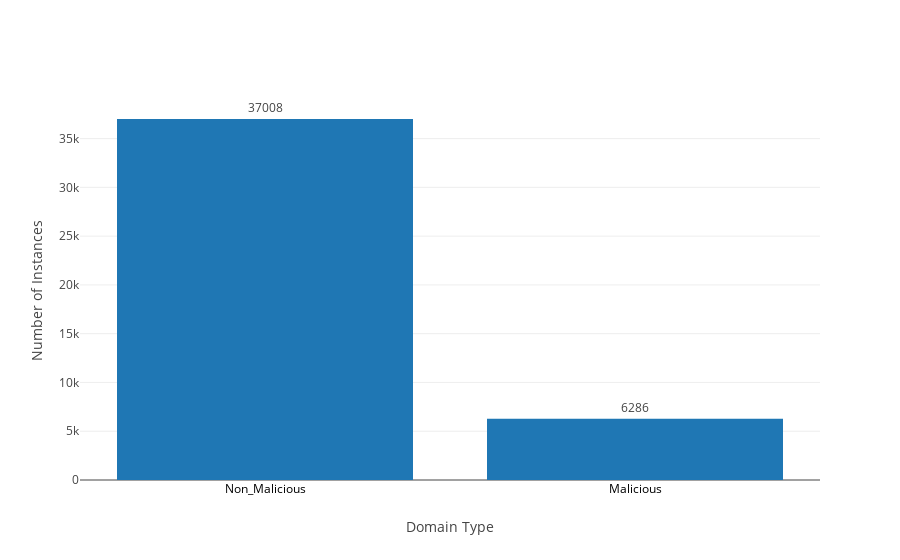

This figure's notebook cell:
### Markdown cell above
#### Let us analyze the balance of classes

### Code cell
data = [go.Bar(x=df.Target.value_counts().index.values,
               y=df.Target.value_counts().values,
               text=df.Target.value_counts().values,
               textposition = 'outside',
            )]
layout = go.Layout( xaxis=dict(title='Domain Type',tickfont=dict(size=12,color='black')),
                    yaxis=dict(title='Number of Instances'))
fig = go.Figure(data=data, layout=layout)
iplot(fig)

### Figure 1 — Plotly figure (JSON) as saved in the notebook; plotly's stock layout.template omitted (floating-point values rounded to 4 significant figures)
{"data": [{"text": [37008, 6286], "textposition": "outside", "type": "bar", "uid": "9e3b4145-b06b-4105-88a2-5b0922263ba5", "x": ["Non_Malicious", "Malicious"], "y": [37008, 6286]}], "layout": {"xaxis": {"tickfont": {"color": "black", "size": 12}, "title": "Domain Type"}, "yaxis": {"title": "Number of Instances"}}}
